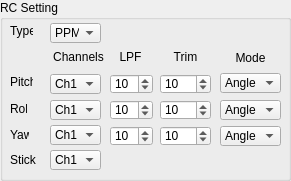
     <widget class="QGroupBox" name="rcConfig_groupBox">
      <property name="geometry">
       <rect>
        <x>10</x>
        <y>10</y>
        <width>291</width>
        <height>181</height>
       </rect>
      </property>
      <property name="title">
       <string>RC Setting</string>
      </property>
      <widget class="QLabel" name="label_40">
       <property name="geometry">
        <rect>
         <x>10</x>
         <y>23</y>
         <width>23</width>
         <height>16</height>
        </rect>
       </property>
       <property name="text">
        <string>Type</string>
       </property>
      </widget>
      <widget class="QLabel" name="label_42">
       <property name="geometry">
        <rect>
         <x>10</x>
         <y>101</y>
         <width>17</width>
         <height>16</height>
        </rect>
       </property>
       <property name="text">
        <string>Roll</string>
       </property>
      </widget>
      <widget class="QLabel" name="label_52">
       <property name="geometry">
        <rect>
         <x>10</x>
         <y>127</y>
         <width>19</width>
         <height>16</height>
        </rect>
       </property>
       <property name="text">
        <string>Yaw</string>
       </property>
      </widget>
      <widget class="QSpinBox" name="rcLPF_roll">
       <property name="geometry">
        <rect>
         <x>110</x>
         <y>100</y>
         <width>43</width>
         <height>20</height>
        </rect>
       </property>
       <property name="toolTip">
        <string>rc low pass filter of roll channel</string>
       </property>
       <property name="minimum">
        <number>0</number>
       </property>
       <property name="maximum">
        <number>255</number>
       </property>
       <property name="singleStep">
        <number>1</number>
       </property>
       <property name="value">
        <number>10</number>
       </property>
      </widget>
      <widget class="QSpinBox" name="rcLPF_pitch">
       <property name="geometry">
        <rect>
         <x>110</x>
         <y>74</y>
         <width>43</width>
         <height>20</height>
        </rect>
       </property>
       <property name="toolTip">
        <string>rc low pass filter of pitch channel</string>
       </property>
       <property name="minimum">
        <number>0</number>
       </property>
       <property name="maximum">
        <number>255</number>
       </property>
       <property name="value">
        <number>10</number>
       </property>
      </widget>
      <widget class="QLabel" name="label_43">
       <property name="geometry">
        <rect>
         <x>110</x>
         <y>49</y>
         <width>41</width>
         <height>16</height>
        </rect>
       </property>
       <property name="text">
        <string>LPF</string>
       </property>
       <property name="alignment">
        <set>Qt::AlignCenter</set>
       </property>
      </widget>
      <widget class="QSpinBox" name="rcLPF_yaw">
       <property name="geometry">
        <rect>
         <x>110</x>
         <y>126</y>
         <width>43</width>
         <height>20</height>
        </rect>
       </property>
       <property name="toolTip">
        <string>rc low pass filter of yaw channel</string>
       </property>
       <property name="minimum">
        <number>0</number>
       </property>
       <property name="maximum">
        <number>255</number>
       </property>
       <property name="value">
        <number>10</number>
       </property>
      </widget>
      <widget class="QLabel" name="label_56">
       <property name="geometry">
        <rect>
         <x>10</x>
         <y>152</y>
         <width>26</width>
         <height>16</height>
        </rect>
       </property>
       <property name="text">
        <string>Stick</string>
       </property>
      </widget>
      <widget class="QLabel" name="label_57">
       <property name="geometry">
        <rect>
         <x>48</x>
         <y>49</y>
         <width>61</width>
         <height>16</height>
        </rect>
       </property>
       <property name="text">
        <string>Channels</string>
       </property>
       <property name="alignment">
        <set>Qt::AlignCenter</set>
       </property>
      </widget>
      <widget class="QComboBox" name="rc_source">
       <property name="geometry">
        <rect>
         <x>50</x>
         <y>23</y>
         <width>51</width>
         <height>20</height>
        </rect>
       </property>
       <property name="toolTip">
        <string>RC type in your system</string>
       </property>
       <item>
        <property name="text">
         <string>PPM</string>
        </property>
       </item>
       <item>
        <property name="text">
         <string>SBUS</string>
        </property>
       </item>
      </widget>
      <widget class="QLabel" name="label_41">
       <property name="geometry">
        <rect>
         <x>10</x>
         <y>74</y>
         <width>23</width>
         <height>16</height>
        </rect>
       </property>
       <property name="text">
        <string>Pitch</string>
       </property>
      </widget>
      <widget class="QComboBox" name="pitchChan">
       <property name="geometry">
        <rect>
         <x>50</x>
         <y>74</y>
         <width>51</width>
         <height>20</height>
        </rect>
       </property>
       <property name="toolTip">
        <string>rc channel of Pitch axis</string>
       </property>
       <property name="maxVisibleItems">
        <number>5</number>
       </property>
       <item>
        <property name="text">
         <string>Ch1</string>
        </property>
       </item>
       <item>
        <property name="text">
         <string>Ch2</string>
        </property>
       </item>
       <item>
        <property name="text">
         <string>Ch3</string>
        </property>
       </item>
       <item>
        <property name="text">
         <string>Ch4</string>
        </property>
       </item>
       <item>
        <property name="text">
         <string>Ch5</string>
        </property>
       </item>
       <item>
        <property name="text">
         <string>Ch6</string>
        </property>
       </item>
       <item>
        <property name="text">
         <string>Ch7</string>
        </property>
       </item>
       <item>
        <property name="text">
         <string>Ch8</string>
        </property>
       </item>
       <item>
        <property name="text">
         <string>Ch9</string>
        </property>
       </item>
       <item>
        <property name="text">
         <string>Ch10</string>
        </property>
       </item>
       <item>
        <property name="text">
         <string>Ch11</string>
        </property>
       </item>
       <item>
        <property name="text">
         <string>Ch12</string>
        </property>
       </item>
       <item>
        <property name="text">
         <string>Ch13</string>
        </property>
       </item>
       <item>
        <property name="text">
         <string>Ch14</string>
        </property>
       </item>
       <item>
        <property name="text">
         <string>Ch15</string>
        </property>
       </item>
       <item>
        <property name="text">
         <string>Ch16</string>
        </property>
       </item>
       <item>
        <property name="text">
         <string>Ch17</string>
        </property>
       </item>
       <item>
        <property name="text">
         <string>Ch18</string>
        </property>
       </item>
      </widget>
      <widget class="QSpinBox" name="trim_yaw">
       <property name="geometry">
        <rect>
         <x>160</x>
         <y>126</y>
         <width>51</width>
         <height>20</height>
        </rect>
       </property>
       <property name="toolTip">
        <string>Trim value of yaw channel</string>
       </property>
       <property name="minimum">
        <number>0</number>
       </property>
       <property name="maximum">
        <number>255</number>
       </property>
       <property name="value">
        <number>10</number>
       </property>
      </widget>
      <widget class="QLabel" name="label_78">
       <property name="geometry">
        <rect>
         <x>160</x>
         <y>49</y>
         <width>51</width>
         <height>16</height>
        </rect>
       </property>
       <property name="text">
        <string>Trim</string>
       </property>
       <property name="alignment">
        <set>Qt::AlignCenter</set>
       </property>
      </widget>
      <widget class="QSpinBox" name="trim_pitch">
       <property name="geometry">
        <rect>
         <x>160</x>
         <y>74</y>
         <width>51</width>
         <height>20</height>
        </rect>
       </property>
       <property name="toolTip">
        <string>Trim value of pitch channel</string>
       </property>
       <property name="minimum">
        <number>0</number>
       </property>
       <property name="maximum">
        <number>255</number>
       </property>
       <property name="value">
        <number>10</number>
       </property>
      </widget>
      <widget class="QSpinBox" name="trim_roll">
       <property name="geometry">
        <rect>
         <x>160</x>
         <y>100</y>
         <width>51</width>
         <height>20</height>
        </rect>
       </property>
       <property name="toolTip">
        <string>Trim value of roll channel</string>
       </property>
       <property name="minimum">
        <number>0</number>
       </property>
       <property name="maximum">
        <number>255</number>
       </property>
       <property name="singleStep">
        <number>1</number>
       </property>
       <property name="value">
        <number>10</number>
       </property>
      </widget>
      <widget class="QLabel" name="label_79">
       <property name="geometry">
        <rect>
         <x>220</x>
         <y>50</y>
         <width>61</width>
         <height>16</height>
        </rect>
       </property>
       <property name="text">
        <string>Mode</string>
       </property>
       <property name="alignment">
        <set>Qt::AlignCenter</set>
       </property>
      </widget>
      <widget class="QComboBox" name="rollChan">
       <property name="geometry">
        <rect>
         <x>50</x>
         <y>100</y>
         <width>51</width>
         <height>20</height>
        </rect>
       </property>
       <property name="toolTip">
        <string>rc channel of Roll axis</string>
       </property>
       <property name="maxVisibleItems">
        <number>5</number>
       </property>
       <item>
        <property name="text">
         <string>Ch1</string>
        </property>
       </item>
       <item>
        <property name="text">
         <string>Ch2</string>
        </property>
       </item>
       <item>
        <property name="text">
         <string>Ch3</string>
        </property>
       </item>
       <item>
        <property name="text">
         <string>Ch4</string>
        </property>
       </item>
       <item>
        <property name="text">
         <string>Ch5</string>
        </property>
       </item>
       <item>
        <property name="text">
         <string>Ch6</string>
        </property>
       </item>
       <item>
        <property name="text">
         <string>Ch7</string>
        </property>
       </item>
       <item>
        <property name="text">
         <string>Ch8</string>
        </property>
       </item>
       <item>
        <property name="text">
         <string>Ch9</string>
        </property>
       </item>
       <item>
        <property name="text">
         <string>Ch10</string>
        </property>
       </item>
       <item>
        <property name="text">
         <string>Ch11</string>
        </property>
       </item>
       <item>
        <property name="text">
         <string>Ch12</string>
        </property>
       </item>
       <item>
        <property name="text">
         <string>Ch13</string>
        </property>
       </item>
       <item>
        <property name="text">
         <string>Ch14</string>
        </property>
       </item>
       <item>
        <property name="text">
         <string>Ch15</string>
        </property>
       </item>
       <item>
        <property name="text">
         <string>Ch16</string>
        </property>
       </item>
       <item>
        <property name="text">
         <string>Ch17</string>
        </property>
       </item>
       <item>
        <property name="text">
         <string>Ch18</string>
        </property>
       </item>
      </widget>
      <widget class="QComboBox" name="yawChan">
       <property name="geometry">
        <rect>
         <x>50</x>
         <y>125</y>
         <width>51</width>
         <height>20</height>
        </rect>
       </property>
       <property name="toolTip">
        <string>rc channel of Yaw axis</string>
       </property>
       <property name="maxVisibleItems">
        <number>5</number>
       </property>
       <item>
        <property name="text">
         <string>Ch1</string>
        </property>
       </item>
       <item>
        <property name="text">
         <string>Ch2</string>
        </property>
       </item>
       <item>
        <property name="text">
         <string>Ch3</string>
        </property>
       </item>
       <item>
        <property name="text">
         <string>Ch4</string>
        </property>
       </item>
       <item>
        <property name="text">
         <string>Ch5</string>
        </property>
       </item>
       <item>
        <property name="text">
         <string>Ch6</string>
        </property>
       </item>
       <item>
        <property name="text">
         <string>Ch7</string>
        </property>
       </item>
       <item>
        <property name="text">
         <string>Ch8</string>
        </property>
       </item>
       <item>
        <property name="text">
         <string>Ch9</string>
        </property>
       </item>
       <item>
        <property name="text">
         <string>Ch10</string>
        </property>
       </item>
       <item>
        <property name="text">
         <string>Ch11</string>
        </property>
       </item>
       <item>
        <property name="text">
         <string>Ch12</string>
        </property>
       </item>
       <item>
        <property name="text">
         <string>Ch13</string>
        </property>
       </item>
       <item>
        <property name="text">
         <string>Ch14</string>
        </property>
       </item>
       <item>
        <property name="text">
         <string>Ch15</string>
        </property>
       </item>
       <item>
        <property name="text">
         <string>Ch16</string>
        </property>
       </item>
       <item>
        <property name="text">
         <string>Ch17</string>
        </property>
       </item>
       <item>
        <property name="text">
         <string>Ch18</string>
        </property>
       </item>
      </widget>
      <widget class="QComboBox" name="modeChan">
       <property name="geometry">
        <rect>
         <x>50</x>
         <y>150</y>
         <width>51</width>
         <height>20</height>
        </rect>
       </property>
       <property name="toolTip">
        <string>rc channel of Stick</string>
       </property>
       <property name="maxVisibleItems">
        <number>5</number>
       </property>
       <item>
        <property name="text">
         <string>Ch1</string>
        </property>
       </item>
       <item>
        <property name="text">
         <string>Ch2</string>
        </property>
       </item>
       <item>
        <property name="text">
         <string>Ch3</string>
        </property>
       </item>
       <item>
        <property name="text">
         <string>Ch4</string>
        </property>
       </item>
       <item>
        <property name="text">
         <string>Ch5</string>
        </property>
       </item>
       <item>
        <property name="text">
         <string>Ch6</string>
        </property>
       </item>
       <item>
        <property name="text">
         <string>Ch7</string>
        </property>
       </item>
       <item>
        <property name="text">
         <string>Ch8</string>
        </property>
       </item>
       <item>
        <property name="text">
         <string>Ch9</string>
        </property>
       </item>
       <item>
        <property name="text">
         <string>Ch10</string>
        </property>
       </item>
       <item>
        <property name="text">
         <string>Ch11</string>
        </property>
       </item>
       <item>
        <property name="text">
         <string>Ch12</string>
        </property>
       </item>
       <item>
        <property name="text">
         <string>Ch13</string>
        </property>
       </item>
       <item>
        <property name="text">
         <string>Ch14</string>
        </property>
       </item>
       <item>
        <property name="text">
         <string>Ch15</string>
        </property>
       </item>
       <item>
        <property name="text">
         <string>Ch16</string>
        </property>
       </item>
       <item>
        <property name="text">
         <string>Ch17</string>
        </property>
       </item>
       <item>
        <property name="text">
         <string>Ch18</string>
        </property>
       </item>
      </widget>
      <widget class="QComboBox" name="mode_pitch">
       <property name="geometry">
        <rect>
         <x>220</x>
         <y>73</y>
         <width>61</width>
         <height>20</height>
        </rect>
       </property>
       <property name="toolTip">
        <string>operation mode of pitch channel</string>
       </property>
       <property name="maxVisibleItems">
        <number>5</number>
       </property>
       <item>
        <property name="text">
         <string>Angle</string>
        </property>
       </item>
       <item>
        <property name="text">
         <string>Speed</string>
        </property>
       </item>
      </widget>
      <widget class="QComboBox" name="mode_roll">
       <property name="geometry">
        <rect>
         <x>220</x>
         <y>100</y>
         <width>61</width>
         <height>20</height>
        </rect>
       </property>
       <property name="toolTip">
        <string>operation mode of roll channel</string>
       </property>
       <property name="maxVisibleItems">
        <number>5</number>
       </property>
       <item>
        <property name="text">
         <string>Angle</string>
        </property>
       </item>
       <item>
        <property name="text">
         <string>Speed</string>
        </property>
       </item>
      </widget>
      <widget class="QComboBox" name="mode_yaw">
       <property name="geometry">
        <rect>
         <x>220</x>
         <y>126</y>
         <width>61</width>
         <height>20</height>
        </rect>
       </property>
       <property name="toolTip">
        <string>operation mode of yaw channel</string>
       </property>
       <property name="maxVisibleItems">
        <number>5</number>
       </property>
       <item>
        <property name="text">
         <string>Angle</string>
        </property>
       </item>
       <item>
        <property name="text">
         <string>Speed</string>
        </property>
       </item>
      </widget>
     </widget>
